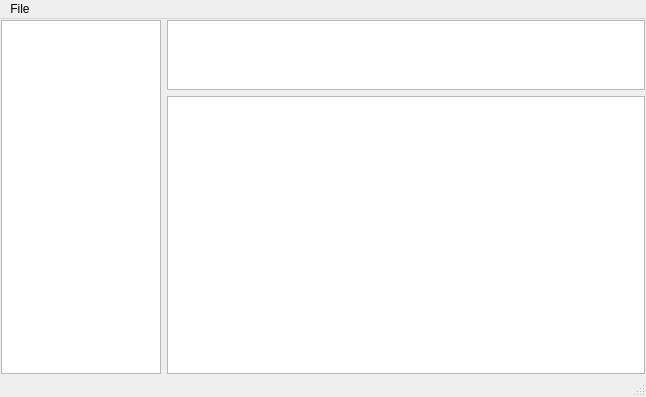
<?xml version="1.0" encoding="UTF-8"?>
<ui version="4.0">
 <class>MainWindow</class>
 <widget class="QMainWindow" name="MainWindow">
  <property name="geometry">
   <rect>
    <x>0</x>
    <y>0</y>
    <width>646</width>
    <height>397</height>
   </rect>
  </property>
  <property name="windowTitle">
   <string>SQLite Browser</string>
  </property>
  <widget class="QWidget" name="centralWidget">
   <layout class="QGridLayout" name="gridLayout">
    <property name="leftMargin">
     <number>1</number>
    </property>
    <property name="topMargin">
     <number>1</number>
    </property>
    <property name="rightMargin">
     <number>1</number>
    </property>
    <property name="bottomMargin">
     <number>1</number>
    </property>
    <property name="spacing">
     <number>1</number>
    </property>
    <item row="0" column="0">
     <layout class="QHBoxLayout" name="horizontalLayout" stretch="1,3">
      <property name="sizeConstraint">
       <enum>QLayout::SetMaximumSize</enum>
      </property>
      <item>
       <widget class="QTreeView" name="treeView">
        <property name="sizePolicy">
         <sizepolicy hsizetype="Expanding" vsizetype="Expanding">
          <horstretch>0</horstretch>
          <verstretch>0</verstretch>
         </sizepolicy>
        </property>
        <property name="baseSize">
         <size>
          <width>0</width>
          <height>0</height>
         </size>
        </property>
        <property name="indentation">
         <number>0</number>
        </property>
        <property name="uniformRowHeights">
         <bool>true</bool>
        </property>
        <property name="sortingEnabled">
         <bool>true</bool>
        </property>
        <property name="animated">
         <bool>true</bool>
        </property>
        <attribute name="headerVisible">
         <bool>false</bool>
        </attribute>
       </widget>
      </item>
      <item>
       <layout class="QVBoxLayout" name="verticalLayout" stretch="1,4">
        <item>
         <widget class="QPlainTextEdit" name="queryField"/>
        </item>
        <item>
         <widget class="QTableView" name="tableView"/>
        </item>
       </layout>
      </item>
     </layout>
    </item>
   </layout>
  </widget>
  <widget class="QMenuBar" name="menuBar">
   <property name="geometry">
    <rect>
     <x>0</x>
     <y>0</y>
     <width>646</width>
     <height>25</height>
    </rect>
   </property>
   <widget class="QMenu" name="menuFile">
    <property name="title">
     <string>File</string>
    </property>
    <addaction name="actionOpen_Database"/>
   </widget>
   <addaction name="menuFile"/>
  </widget>
  <widget class="QStatusBar" name="statusBar"/>
  <action name="actionOpen_Database">
   <property name="text">
    <string>Open Database</string>
   </property>
  </action>
 </widget>
 <layoutdefault spacing="6" margin="11"/>
 <resources/>
 <connections/>
</ui>
